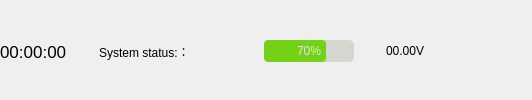
           <widget class="QWidget" name="widget_3" native="true">
            <property name="styleSheet">
             <string notr="true"/>
            </property>
            <layout class="QHBoxLayout" name="horizontalLayout_5">
             <property name="spacing">
              <number>0</number>
             </property>
             <property name="leftMargin">
              <number>0</number>
             </property>
             <property name="topMargin">
              <number>3</number>
             </property>
             <property name="rightMargin">
              <number>0</number>
             </property>
             <property name="bottomMargin">
              <number>0</number>
             </property>
             <item>
              <layout class="QHBoxLayout" name="horizontalLayout_3">
               <item>
                <widget class="QLabel" name="label_time">
                 <property name="minimumSize">
                  <size>
                   <width>60</width>
                   <height>0</height>
                  </size>
                 </property>
                 <property name="font">
                  <font>
                   <pointsize>13</pointsize>
                  </font>
                 </property>
                 <property name="text">
                  <string>00:00:00</string>
                 </property>
                </widget>
               </item>
               <item>
                <widget class="QLabel" name="label_19">
                 <property name="minimumSize">
                  <size>
                   <width>32</width>
                   <height>32</height>
                  </size>
                 </property>
                 <property name="maximumSize">
                  <size>
                   <width>32</width>
                   <height>32</height>
                  </size>
                 </property>
                 <property name="text">
                  <string/>
                 </property>
                 <property name="pixmap">
                  <pixmap>:/image/data/images/robot2.png</pixmap>
                 </property>
                </widget>
               </item>
               <item>
                <widget class="QLabel" name="label_18">
                 <property name="styleSheet">
                  <string notr="true"/>
                 </property>
                 <property name="text">
                  <string>System status:：</string>
                 </property>
                </widget>
               </item>
               <item>
                <widget class="QPushButton" name="pushButton_status">
                 <property name="minimumSize">
                  <size>
                   <width>20</width>
                   <height>20</height>
                  </size>
                 </property>
                 <property name="maximumSize">
                  <size>
                   <width>20</width>
                   <height>20</height>
                  </size>
                 </property>
                 <property name="cursor">
                  <cursorShape>PointingHandCursor</cursorShape>
                 </property>
                 <property name="styleSheet">
                  <string notr="true">QPushButton{
border:none; 
padding:0px 0px 0px 0px;
margin:0px 0px 0px 0px;
}</string>
                 </property>
                 <property name="text">
                  <string/>
                 </property>
                </widget>
               </item>
               <item>
                <spacer name="horizontalSpacer">
                 <property name="orientation">
                  <enum>Qt::Horizontal</enum>
                 </property>
                 <property name="sizeHint" stdset="0">
                  <size>
                   <width>40</width>
                   <height>20</height>
                  </size>
                 </property>
                </spacer>
               </item>
               <item>
                <widget class="QLabel" name="label_10">
                 <property name="styleSheet">
                  <string notr="true"/>
                 </property>
                 <property name="text">
                  <string/>
                 </property>
                </widget>
               </item>
               <item>
                <widget class="QLabel" name="label_6">
                 <property name="maximumSize">
                  <size>
                   <width>30</width>
                   <height>30</height>
                  </size>
                 </property>
                 <property name="text">
                  <string/>
                 </property>
                 <property name="pixmap">
                  <pixmap>:/image/data/images/power.png</pixmap>
                 </property>
                </widget>
               </item>
               <item>
                <widget class="QProgressBar" name="progressBar">
                 <property name="maximumSize">
                  <size>
                   <width>90</width>
                   <height>16777215</height>
                  </size>
                 </property>
                 <property name="styleSheet">
                  <string notr="true">QProgressBar#progressBar
{
      border:none;   
      background:rgb(211, 215, 207);
      border-radius:5px;
      text-align:center;   
      color: rgb(229, 229, 229);  
}
 
QProgressBar::chunk 
{
      background-color:rgb(115, 210, 22);
      border-radius:4px;
}
</string>
                 </property>
                 <property name="value">
                  <number>70</number>
                 </property>
                </widget>
               </item>
               <item>
                <widget class="QLabel" name="label_11">
                 <property name="minimumSize">
                  <size>
                   <width>32</width>
                   <height>32</height>
                  </size>
                 </property>
                 <property name="maximumSize">
                  <size>
                   <width>32</width>
                   <height>32</height>
                  </size>
                 </property>
                 <property name="text">
                  <string/>
                 </property>
                 <property name="pixmap">
                  <pixmap>:/image/data/images/power-v.png</pixmap>
                 </property>
                </widget>
               </item>
               <item>
                <widget class="QLabel" name="label_power">
                 <property name="minimumSize">
                  <size>
                   <width>50</width>
                   <height>32</height>
                  </size>
                 </property>
                 <property name="maximumSize">
                  <size>
                   <width>50</width>
                   <height>32</height>
                  </size>
                 </property>
                 <property name="styleSheet">
                  <string notr="true"/>
                 </property>
                 <property name="text">
                  <string>00.00V</string>
                 </property>
                </widget>
               </item>
               <item>
                <widget class="QPushButton" name="min_btn">
                 <property name="cursor">
                  <cursorShape>PointingHandCursor</cursorShape>
                 </property>
                 <property name="styleSheet">
                  <string notr="true">border:none</string>
                 </property>
                 <property name="text">
                  <string/>
                 </property>
                 <property name="icon">
                  <iconset theme=":/image/data/images/min.png">
                   <normaloff>.</normaloff>.</iconset>
                 </property>
                </widget>
               </item>
               <item>
                <widget class="QPushButton" name="max_btn">
                 <property name="cursor">
                  <cursorShape>PointingHandCursor</cursorShape>
                 </property>
                 <property name="styleSheet">
                  <string notr="true">border:none</string>
                 </property>
                 <property name="text">
                  <string/>
                 </property>
                 <property name="icon">
                  <iconset theme=":/image/data/images/max.png">
                   <normaloff>.</normaloff>.</iconset>
                 </property>
                </widget>
               </item>
               <item>
                <widget class="QPushButton" name="close_btn">
                 <property name="cursor">
                  <cursorShape>PointingHandCursor</cursorShape>
                 </property>
                 <property name="styleSheet">
                  <string notr="true">border:none</string>
                 </property>
                 <property name="text">
                  <string/>
                 </property>
                 <property name="icon">
                  <iconset theme=":/image/data/images/close.png">
                   <normaloff>.</normaloff>.</iconset>
                 </property>
                </widget>
               </item>
              </layout>
             </item>
            </layout>
           </widget>
